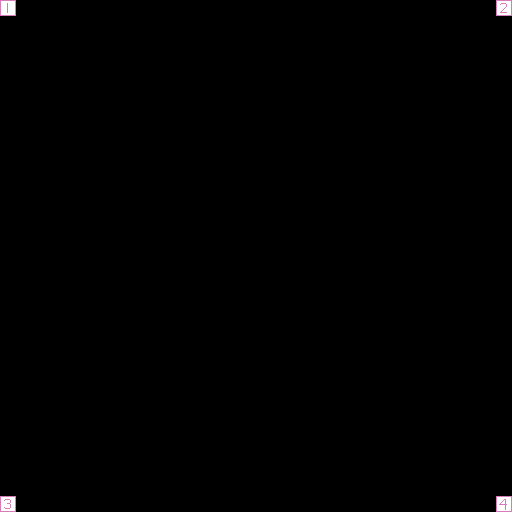

Tiled map render using the project's own tile images. Description and the whole map definition, tile-layer contents included, below:
An orthogonal 32x32 tile map with 16x16 px tiles, 1 tile layer (floor) and 2 objects.

<map version="1.10" tiledversion="1.10.2" orientation="orthogonal" renderorder="right-down" width="32" height="32" tilewidth="16" tileheight="16" infinite="0" nextlayerid="3" nextobjectid="3">
 <properties>
  <property name="looping" type="bool" value="true" />
 </properties>
 <tileset firstgid="1" source="../test0.tsx" />
 <layer id="1" name="floor" width="32" height="32">
  <data encoding="csv">
1,0,0,0,0,0,0,0,0,0,0,0,0,0,0,0,0,0,0,0,0,0,0,0,0,0,0,0,0,0,0,2,
0,0,0,0,0,0,0,0,0,0,0,0,0,0,0,0,0,0,0,0,0,0,0,0,0,0,0,0,0,0,0,0,
0,0,0,0,0,0,0,0,0,0,0,0,0,0,0,0,0,0,0,0,0,0,0,0,0,0,0,0,0,0,0,0,
0,0,0,0,0,0,0,0,0,0,0,0,0,0,0,0,0,0,0,0,0,0,0,0,0,0,0,0,0,0,0,0,
0,0,0,0,0,0,0,0,0,0,0,0,0,0,0,0,0,0,0,0,0,0,0,0,0,0,0,0,0,0,0,0,
0,0,0,0,0,0,0,0,0,0,0,0,0,0,0,0,0,0,0,0,0,0,0,0,0,0,0,0,0,0,0,0,
0,0,0,0,0,0,0,0,0,0,0,0,0,0,0,0,0,0,0,0,0,0,0,0,0,0,0,0,0,0,0,0,
0,0,0,0,0,0,0,0,0,0,0,0,0,0,0,0,0,0,0,0,0,0,0,0,0,0,0,0,0,0,0,0,
0,0,0,0,0,0,0,0,0,0,0,0,0,0,0,0,0,0,0,0,0,0,0,0,0,0,0,0,0,0,0,0,
0,0,0,0,0,0,0,0,0,0,0,0,0,0,0,0,0,0,0,0,0,0,0,0,0,0,0,0,0,0,0,0,
0,0,0,0,0,0,0,0,0,0,0,0,0,0,0,0,0,0,0,0,0,0,0,0,0,0,0,0,0,0,0,0,
0,0,0,0,0,0,0,0,0,0,0,0,0,0,0,0,0,0,0,0,0,0,0,0,0,0,0,0,0,0,0,0,
0,0,0,0,0,0,0,0,0,0,0,0,0,0,0,0,0,0,0,0,0,0,0,0,0,0,0,0,0,0,0,0,
0,0,0,0,0,0,0,0,0,0,0,0,0,0,0,0,0,0,0,0,0,0,0,0,0,0,0,0,0,0,0,0,
0,0,0,0,0,0,0,0,0,0,0,0,0,0,0,0,0,0,0,0,0,0,0,0,0,0,0,0,0,0,0,0,
0,0,0,0,0,0,0,0,0,0,0,0,0,0,0,0,0,0,0,0,0,0,0,0,0,0,0,0,0,0,0,0,
0,0,0,0,0,0,0,0,0,0,0,0,0,0,0,0,0,0,0,0,0,0,0,0,0,0,0,0,0,0,0,0,
0,0,0,0,0,0,0,0,0,0,0,0,0,0,0,0,0,0,0,0,0,0,0,0,0,0,0,0,0,0,0,0,
0,0,0,0,0,0,0,0,0,0,0,0,0,0,0,0,0,0,0,0,0,0,0,0,0,0,0,0,0,0,0,0,
0,0,0,0,0,0,0,0,0,0,0,0,0,0,0,0,0,0,0,0,0,0,0,0,0,0,0,0,0,0,0,0,
0,0,0,0,0,0,0,0,0,0,0,0,0,0,0,0,0,0,0,0,0,0,0,0,0,0,0,0,0,0,0,0,
0,0,0,0,0,0,0,0,0,0,0,0,0,0,0,0,0,0,0,0,0,0,0,0,0,0,0,0,0,0,0,0,
0,0,0,0,0,0,0,0,0,0,0,0,0,0,0,0,0,0,0,0,0,0,0,0,0,0,0,0,0,0,0,0,
0,0,0,0,0,0,0,0,0,0,0,0,0,0,0,0,0,0,0,0,0,0,0,0,0,0,0,0,0,0,0,0,
0,0,0,0,0,0,0,0,0,0,0,0,0,0,0,0,0,0,0,0,0,0,0,0,0,0,0,0,0,0,0,0,
0,0,0,0,0,0,0,0,0,0,0,0,0,0,0,0,0,0,0,0,0,0,0,0,0,0,0,0,0,0,0,0,
0,0,0,0,0,0,0,0,0,0,0,0,0,0,0,0,0,0,0,0,0,0,0,0,0,0,0,0,0,0,0,0,
0,0,0,0,0,0,0,0,0,0,0,0,0,0,0,0,0,0,0,0,0,0,0,0,0,0,0,0,0,0,0,0,
0,0,0,0,0,0,0,0,0,0,0,0,0,0,0,0,0,0,0,0,0,0,0,0,0,0,0,0,0,0,0,0,
0,0,0,0,0,0,0,0,0,0,0,0,0,0,0,0,0,0,0,0,0,0,0,0,0,0,0,0,0,0,0,0,
0,0,0,0,0,0,0,0,0,0,0,0,0,0,0,0,0,0,0,0,0,0,0,0,0,0,0,0,0,0,0,0,
3,0,0,0,0,0,0,0,0,0,0,0,0,0,0,0,0,0,0,0,0,0,0,0,0,0,0,0,0,0,0,4
</data>
 </layer>
 <objectgroup id="2" name="entities">
  <object id="1" gid="6" x="32" y="48" width="16" height="16">
   <properties>
    <property name="walk_behind" type="bool" value="false" />
   </properties>
  </object>
  <object id="2" gid="24" x="480" y="48" width="16" height="16">
   <properties>
    <property name="walk_behind" type="bool" value="false" />
   </properties>
  </object>
 </objectgroup>
</map>
